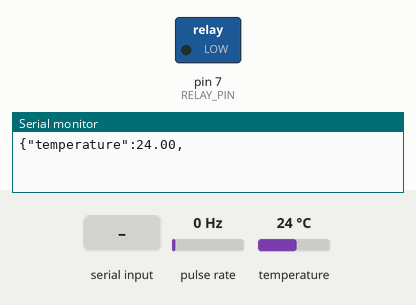
Simulated run of this sketch. Board: Arduino Uno, built with avr-gcc and run on an emulated ATmega328P. Shown: switched loads named in the sketch (green lamp = pin HIGH), the last lines printed to the serial monitor. Wiring (inferred from the names in the program): pulse sensor: data pin 3. The inputs (shaded band) are chosen by the test bench; at power-on: pulse rate 0 Hz, temperature 24 °C.

Above: at 1.2 s.
1.3 s: "90,45\n" received over Serial
At 7.2 s:
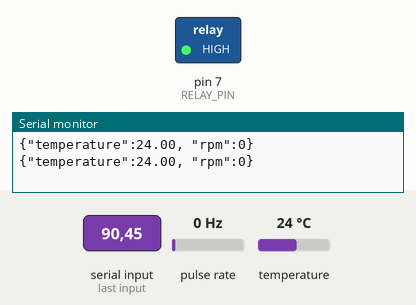
7.3 s: "30,150\n" received over Serial
At 10.2 s:
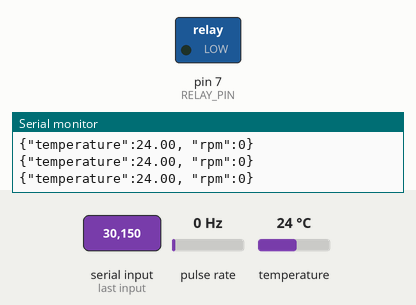
10.5 s: "5\n" received over Serial
At 13.6 s:
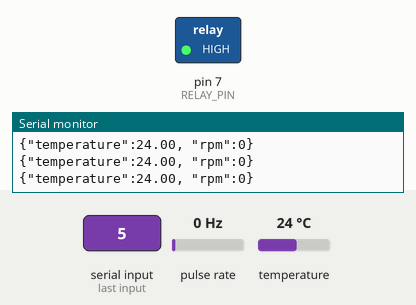
Timing chart, 0 to 15.1 s (numbered marks = the images above; inputs shaded):
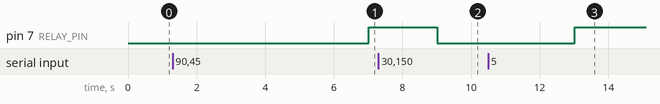

The sketch:

Arrduino_code.ino
```cpp
#include <Adafruit_Sensor.h>
#include <DHT.h>
#include <DHT_U.h>

#define DHTPIN 2      // Set up the pin to receive the DHT sensor signal
#define DHTTYPE DHT11 // Define the type of sensor
#define RELAY_PIN 7   // Set up the pin to receive the relay signal
#define ENCODER_PIN 3 // Set up the pin to receive the encoder signal

DHT_Unified dht(DHTPIN, DHTTYPE);
uint32_t delayMS; // Assign a variable to determine the library

int count = 0; // Count
int rpm = 0;   // Rotational speed
void count_pulse() {
  count++;
}

int setTemperature = 50; // Default temperature to turn on the relay

int waitTime = 1000;
unsigned long currentTime;
unsigned long lastTime;

void setup() {
  Serial.begin(9600); // Assign digital pins to connect the devices
  dht.begin();
  pinMode(RELAY_PIN, OUTPUT);
  pinMode(ENCODER_PIN, INPUT);
  attachInterrupt(digitalPinToInterrupt(ENCODER_PIN), count_pulse, RISING);
}

void loop() {
  // Read the value from the DHT sensor
  sensors_event_t event;
  dht.temperature().getEvent(&event);
  float temperature = event.temperature;
  // Read data from the serial to turn the relay on/off
  if (Serial.available() > 0) {
    setTemperature = Serial.parseInt();
  }
  // Send the temperature data via serial in JSON format
  Serial.print("{\"temperature\":");
  Serial.print(temperature);
  Serial.print(", ");
  // Control the relay based on the measured value
  if (temperature > setTemperature) {
    digitalWrite(RELAY_PIN, HIGH);
  } else {
    digitalWrite(RELAY_PIN, LOW);
  }
  // Encoder code
  currentTime = millis();
  if (currentTime - lastTime >= waitTime) {
    lastTime = currentTime;
    rpm = (count / 20) * 60;
    // Send the encoder data via serial in JSON format
    Serial.print("\"rpm\":");
    Serial.print(rpm);
    Serial.println("}");
    count = 0;
  }

  delay(2000);
}
```

Measured:
- after the input at 1.3 s, pin 7 (RELAY_PIN): LOW → HIGH after 5.7 s
- after the input at 7.3 s, pin 7 (RELAY_PIN): HIGH → LOW after 1.7 s
- after the input at 10.5 s, pin 7 (RELAY_PIN): LOW → HIGH after 2.5 s instead of 3.5 s
